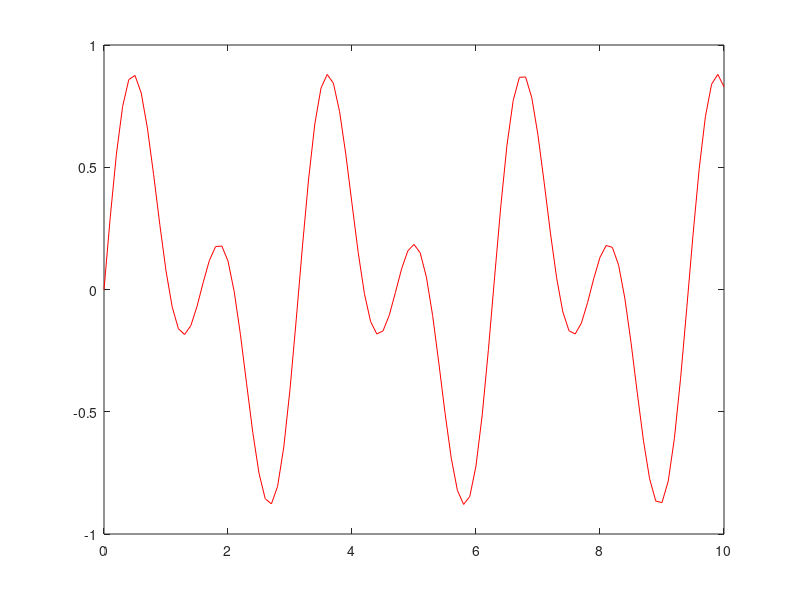
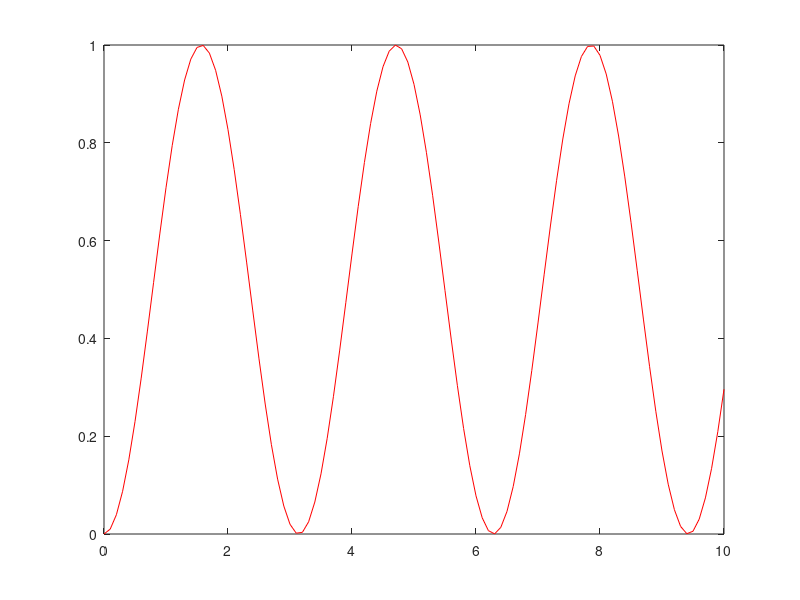
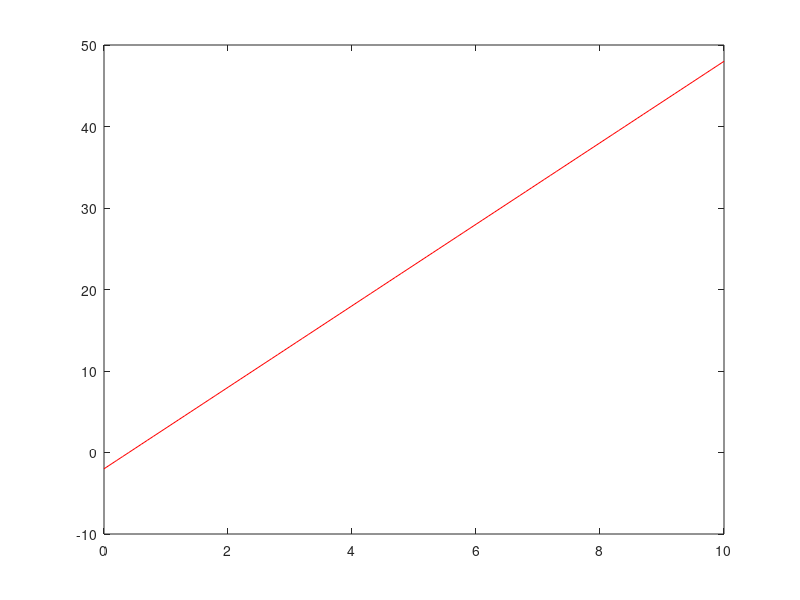
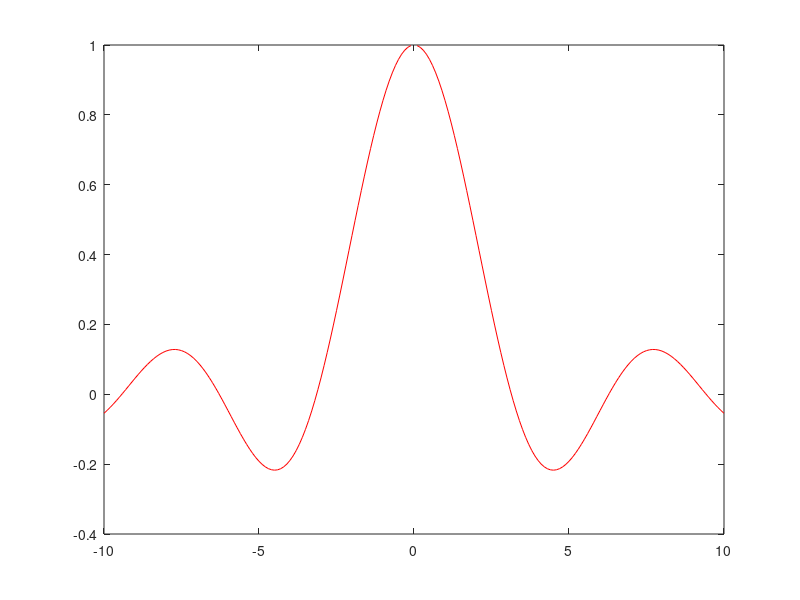

These charts were generated, in order, by the following MATLAB code:
% SESIÓN 1 - SEÑALES Y SISTEMAS
% Ejercicio 4
% Representar gráficamente funciones usando 'plot'

% Primer rango de 0 a 10 con incremento de 0.1
t = 0:0.1:10;

% Función 1
f1 = sin(3*t) .* cos(t);
figure(1);
plot(t,f1,'-r')

% Función 2
f2 = (sin(t)).^2;
figure(2);
plot(t,f2,'-r')

% Función 3
f3 = (5*t) - 2;
figure(3);
plot(t,f3,'-r')

% Rango para la última figura entre -10 y 10 con
% incremento de 0.1
t = -10:0.1:10;

% Función 4
f4 = sin(t)./t;
figure(4);
plot(t,f4,'-r')
